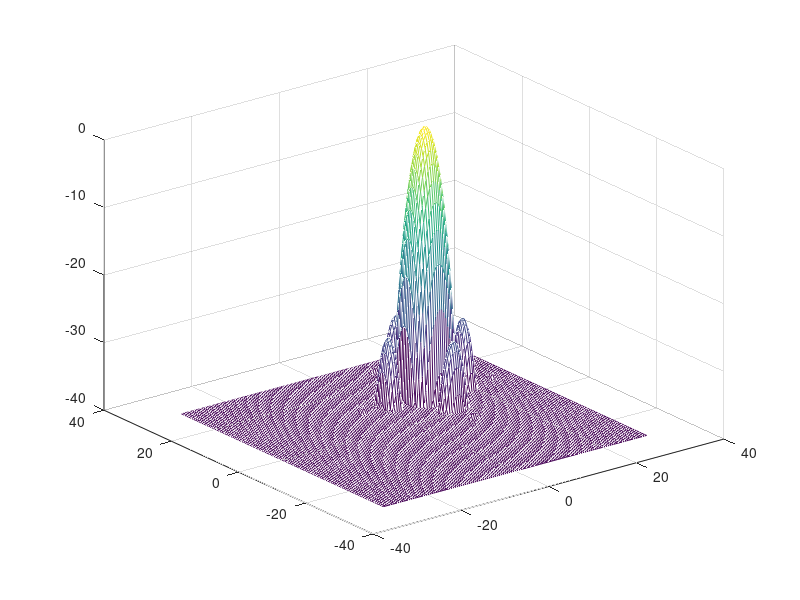

Reproduce this figure in MATLAB.
%%%%%%%%%%%%%%%%%%%%%%%%%%%%%%%%%%%%%%%%%%%%%%%%
%3D波束形成 FFT算法
%%%%%%%%%%%%%%%%%%%%%%%%%%%%%%%%%%%%%%%%%%%%%%%%

clear all;
close all;
clc;
f=60*10^3;
fs=5*f;
w=2*pi*f;
c=1500;
lmd=c/f;
d=lmd/2*2;
%d=0.015;
theti=10*pi/180;%入射信号的方位角0～180，与平面阵的夹角
faii=10*pi/180;%入射信号的俯仰角0～90，与水平夹角

%%
for ii=1:10
     for kk=1:10
        gx1=exp(j*(ii-1)*2*pi*d/lmd*sin(theti)*cos(faii));
        gz1=exp(j*(kk-1)*2*pi*d/lmd*(sin(faii)));
W(ii,kk)=gx1*gz1;
	 end
end
pfft=fftshift(fft2(W,128,128));
xx=linspace(-180,180,128)*pi/180;
yy=linspace(-180,180,128)*pi/180;
ux=sin(xx).*cos(yy);
uy=sin(xx).*sin(yy);
ux1=asin(xx*lmd/(2*pi*d));
uy1=asin(yy*lmd/(2*pi*d));
pfft=20*log((abs(pfft)/max(max(abs(pfft)))));
ind=find(pfft<=-40);
pfft(ind)=-40;
mesh(ux1*180/pi,uy1*180/pi,(pfft));grid on;
